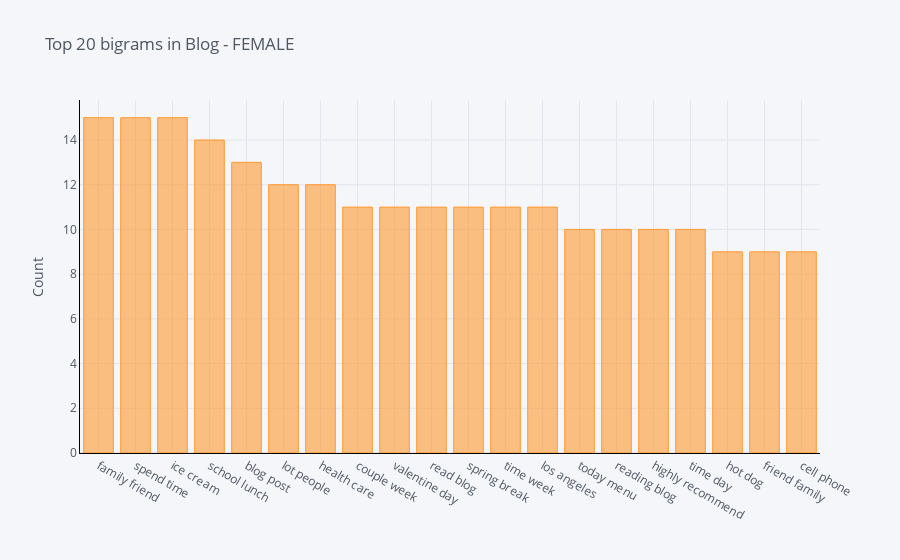

Source (notebook cell):
### Markdown cell above
__Distribution of top bigrams - Female__

### Code cell
common_words = get_top_n_bigram(female['CLEAN_TEXT'], 20)
df_bigram_female = pd.DataFrame(common_words, columns = ['CLEAN_TEXT' , 'count'])
df_bigram_female.groupby('CLEAN_TEXT').sum()['count'].sort_values(ascending=False).iplot(
    kind='bar', yTitle='Count', linecolor='black', title='Top 20 bigrams in Blog - FEMALE')

### Figure 1 — Plotly figure (JSON) as saved in the notebook; plotly's stock layout.template omitted (floating-point values rounded to 4 significant figures)
{"data": [{"marker": {"color": "rgba(255, 153, 51, 0.6)", "line": {"color": "rgba(255, 153, 51, 1.0)", "width": 1}}, "name": "count", "orientation": "v", "text": "", "type": "bar", "x": ["family friend", "spend time", "ice cream", "school lunch", "blog post", "lot people", "health care", "couple week", "valentine day", "read blog", "spring break", "time week", "los angeles", "today menu", "reading blog", "highly recommend", "time day", "hot dog", "friend family", "cell phone"], "y": [15, 15, 15, 14, 13, 12, 12, 11, 11, 11, 11, 11, 11, 10, 10, 10, 10, 9, 9, 9]}], "layout": {"legend": {"bgcolor": "#F5F6F9", "font": {"color": "#4D5663"}}, "paper_bgcolor": "#F5F6F9", "plot_bgcolor": "#F5F6F9", "title": {"font": {"color": "#4D5663"}, "text": "Top 20 bigrams in Blog - FEMALE"}, "xaxis": {"gridcolor": "#E1E5ED", "linecolor": "black", "showgrid": true, "tickfont": {"color": "#4D5663"}, "title": {"font": {"color": "#4D5663"}, "text": ""}, "zerolinecolor": "#E1E5ED"}, "yaxis": {"gridcolor": "#E1E5ED", "linecolor": "black", "showgrid": true, "tickfont": {"color": "#4D5663"}, "title": {"font": {"color": "#4D5663"}, "text": "Count"}, "zerolinecolor": "#E1E5ED"}}}
